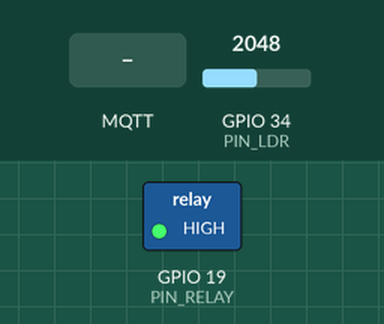
Bench run of a sketch on a simulated ESP32. On the bench: switched loads named in the sketch (green lamp = pin HIGH). The test bench sets the inputs (shaded band); at power-on: GPIO 34 (PIN_LDR) = 2048 (analog values on the 0–4095 scale). WiFi joins after 1.5 s; servers stay silent unless stated; random numbers use the default seed unless the sketch sets one; no MQTT or app messages arrive unless stated; what the sketch prints to the serial monitor is not drawn.

Above: at 2.8 s.
2.9 s: MQTT message "ON" arrives on the first subscribed topic
At 3.4 s:
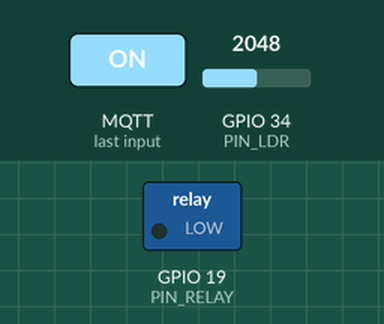
6.5 s: MQTT message "OFF" arrives on the first subscribed topic
At 7.4 s:
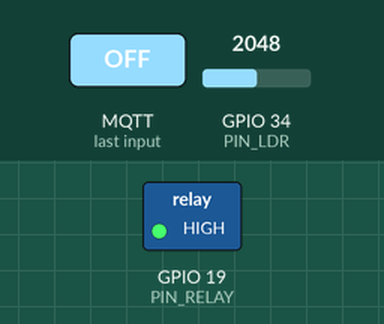
Timing chart, 0 to 9.5 s (numbered marks = the images above; inputs shaded):
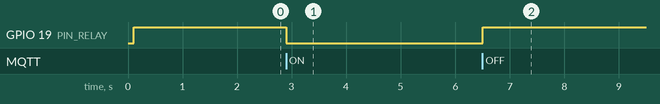

Measured:
- after the input at 2.9 s, GPIO 19 (PIN_RELAY): HIGH → LOW at once
- after the input at 6.5 s, GPIO 19 (PIN_RELAY): LOW → HIGH at once

The sketch:

soal5_mqtt_iot.ino
```cpp
/**
 * ==============================================================================
 * UTS PRAKTIKUM EMBEDDED SYSTEM - SOAL 5
 * ==============================================================================
 * Judul     : Telemetri Sensor Cahaya & Kontrol Jarak Jauh Relay via Protokol MQTT
 * Komponen  : ESP32 DevKit, 1x Modul Sensor LDR (GPIO 34), 1x Modul Relay + Lampu (GPIO 19)
 * Pinout    :
 *   - LDR AO              -> GPIO 34 (ADC1_CH6)
 *   - Relay IN (Control)  -> GPIO 19
 *
 * Konfigurasi Jaringan & Broker:
 *   - Wi-Fi SSID       : "Wokwi-GUEST" (Simulasi Wokwi)
 *   - MQTT Broker      : "broker.emqx.io" (Port 1883)
 *   - Topik Publish    : unisda/informatika/[NIM]/cahaya  (Setiap 5 detik)
 *   - Topik Subscribe  : unisda/informatika/[NIM]/lampu   (Menerima "ON" / "OFF")
 *
 * Logika Kerja:
 *   a. Publish: Mengakuisisi data intensitas kegelapan sensor LDR dan mengirimkannya
 *      ke broker MQTT setiap 5 detik dalam format payload JSON.
 *   b. Subscribe: Mendengarkan perintah kendali dari topik lampu.
 *      - Pesan "ON"  -> Aktifkan Relay (Lampu Menyala)
 *      - Pesan "OFF" -> Nonaktifkan Relay (Lampu Padam)
 * ==============================================================================
 */

#include <Arduino.h>
#include <WiFi.h>
#include <PubSubClient.h>
#include <ArduinoJson.h>

// ---------------------- KONFIGURASI MAHASISWA ----------------------
// Silakan sesuaikan nilai NIM di bawah ini dengan NIM Anda masing-masing
const char* NIM = "rifqi";

// Definisi Pin Periferal
const int PIN_LDR   = 34; // Sensor Cahaya LDR (Analog ADC)
const int PIN_RELAY = 19; // Modul Relay Beban Lampu

// Konfigurasi Logika Modul Relay (Wokwi default: Active LOW)
const bool IS_ACTIVE_LOW = true;
const int RELAY_ON  = IS_ACTIVE_LOW ? LOW  : HIGH;
const int RELAY_OFF = IS_ACTIVE_LOW ? HIGH : LOW;

// Konfigurasi Wi-Fi & MQTT
const char* ssid        = "Wokwi-GUEST";
const char* password    = "";
const char* mqtt_server = "broker.emqx.io";
const int   mqtt_port   = 1883;

// Objek Jaringan
WiFiClient espClient;
PubSubClient client(espClient);

// Variabel Topik MQTT Dinamis
String topicPublishCahaya;
String topicSubscribeLampu;

// Penjadwalan Non-blocking (Publish setiap 5 detik)
unsigned long lastPublishTime = 0;
const unsigned long INTERVAL_PUBLISH = 5000;

// Callback: Menangani pesan yang masuk dari broker pada topik subscribe
void mqttCallback(char* topic, byte* payload, unsigned int length) {
  String message = "";
  for (unsigned int i = 0; i < length; i++) {
    message += (char)payload[i];
  }
  message.trim();

  Serial.println("\n--------------------------------------------------");
  Serial.printf(">>> [MQTT PESAN MASUK] Topik: %s\n", topic);
  Serial.printf(">>> Isi Pesan: \"%s\"\n", message.c_str());

  // Logika Aktuasi Relay berdasarkan Perintah
  if (message.equalsIgnoreCase("ON")) {
    digitalWrite(PIN_RELAY, RELAY_ON);
    Serial.println(">>> [STATUS RELAY] Perintah 'ON' Diterima -> RELAY AKTIF (Lampu MENYALA) <<<");
  } else if (message.equalsIgnoreCase("OFF")) {
    digitalWrite(PIN_RELAY, RELAY_OFF);
    Serial.println(">>> [STATUS RELAY] Perintah 'OFF' Diterima -> RELAY NONAKTIF (Lampu PADAM) <<<");
  } else {
    Serial.println(">>> [STATUS RELAY] Perintah tidak valid! Gunakan pesan 'ON' atau 'OFF'.");
  }
  Serial.println("--------------------------------------------------\n");
}

// Fungsi Reconnect MQTT Broker
void reconnectMQTT() {
  while (!client.connected()) {
    Serial.print("[MQTT] Menghubungkan ke broker: ");
    Serial.print(mqtt_server);
    Serial.print(" ... ");

    String clientId = "ESP32-UTS-" + String(NIM) + "-" + String(random(0xffff), HEX);
    if (client.connect(clientId.c_str())) {
      Serial.println("TERHUBUNG!");

      // Berlangganan (Subscribe) ke Topik Lampu
      client.subscribe(topicSubscribeLampu.c_str());
      Serial.printf("[MQTT Subscribe] Berhasil berlangganan ke topik: %s\n\n", topicSubscribeLampu.c_str());
    } else {
      Serial.print("Gagal, status rc=");
      Serial.print(client.state());
      Serial.println(" | Mencoba kembali dalam 3 detik...");
      delay(3000);
    }
  }
}

void setup() {
  Serial.begin(115200);
  delay(100);
  Serial.println("\n========================================================");
  Serial.println("UTS EMBEDDED SYSTEM - SOAL 5: TELEMETRI & KONTROL MQTT");
  Serial.println("========================================================");

  // Inisialisasi Pinout
  pinMode(PIN_RELAY, OUTPUT);
  digitalWrite(PIN_RELAY, RELAY_OFF); // Kondisi awal: Lampu mati
  analogReadResolution(12);

  // Buat String Topik Berdasarkan NIM
  topicPublishCahaya  = "unisda/informatika/" + String(NIM) + "/cahaya";
  topicSubscribeLampu = "unisda/informatika/" + String(NIM) + "/lampu";

  Serial.printf("[Info NIM] NIM Mahasiswa: %s\n", NIM);
  Serial.printf("[Topik Publish]   : %s\n", topicPublishCahaya.c_str());
  Serial.printf("[Topik Subscribe] : %s\n\n", topicSubscribeLampu.c_str());

  // Koneksi Wi-Fi
  Serial.print("[Wi-Fi] Menghubungkan ke: ");
  Serial.println(ssid);
  WiFi.begin(ssid, password);
  while (WiFi.status() != WL_CONNECTED) {
    delay(300);
    Serial.print(".");
  }
  Serial.println("\n[Wi-Fi Connected!] IP Address: " + WiFi.localIP().toString());

  // Konfigurasi Klien MQTT
  client.setServer(mqtt_server, mqtt_port);
  client.setCallback(mqttCallback);
  client.setBufferSize(512); // Perbesar buffer untuk payload JSON
}

void loop() {
  // Jaga konektivitas MQTT tetap aktif
  if (!client.connected()) {
    reconnectMQTT();
  }
  client.loop();

  unsigned long currentMillis = millis();

  // Kirim data pembacaan sensor cahaya setiap 5 detik (Non-blocking)
  if (currentMillis - lastPublishTime >= INTERVAL_PUBLISH) {
    lastPublishTime = currentMillis;

    // 1. Baca Nilai ADC Mentah Sensor LDR (0 - 4095)
    int rawADC = analogRead(PIN_LDR);

    // 2. Konversi ke Persentase Kegelapan (0% - 100%)
    // Sensor Wokwi LDR: nilai ADC tinggi saat gelap, rendah saat terang
    float darknessPercentage = (rawADC / 4095.0) * 100.0;
    darknessPercentage = constrain(darknessPercentage, 0.0, 100.0);

    // Identifikasi Kategori Cahaya
    String statusCahaya;
    if (darknessPercentage < 25.0) statusCahaya = "Sangat Terang";
    else if (darknessPercentage < 50.0) statusCahaya = "Terang";
    else if (darknessPercentage < 75.0) statusCahaya = "Redup";
    else statusCahaya = "Gelap";

    // 3. Susun Payload JSON (Kompatibel ArduinoJson v6 & v7)
    #if defined(ARDUINOJSON_VERSION_MAJOR) && ARDUINOJSON_VERSION_MAJOR >= 7
      JsonDocument doc;
    #else
      StaticJsonDocument<256> doc;
    #endif

    doc["nim"]              = NIM;
    doc["uptime_sec"]       = currentMillis / 1000;
    doc["raw_adc"]          = rawADC;
    doc["kegelapan_pct"]    = serialized(String(darknessPercentage, 2));
    doc["status_cahaya"]    = statusCahaya;

    String jsonString;
    serializeJson(doc, jsonString);

    // 4. Publish ke Broker MQTT
    bool success = client.publish(topicPublishCahaya.c_str(), jsonString.c_str());

    // 5. Tampilkan Log Telemetri
    Serial.println("--------------------------------------------------");
    if (success) {
      Serial.printf(">>> [MQTT PUBLISH SUKSES] Topik: %s\n", topicPublishCahaya.c_str());
      Serial.printf(">>> Payload JSON: %s\n", jsonString.c_str());
    } else {
      Serial.println(">>> [MQTT PUBLISH GAGAL] Periksa koneksi jaringan atau ukuran buffer!");
    }
    Serial.println("--------------------------------------------------");
  }
}
```
